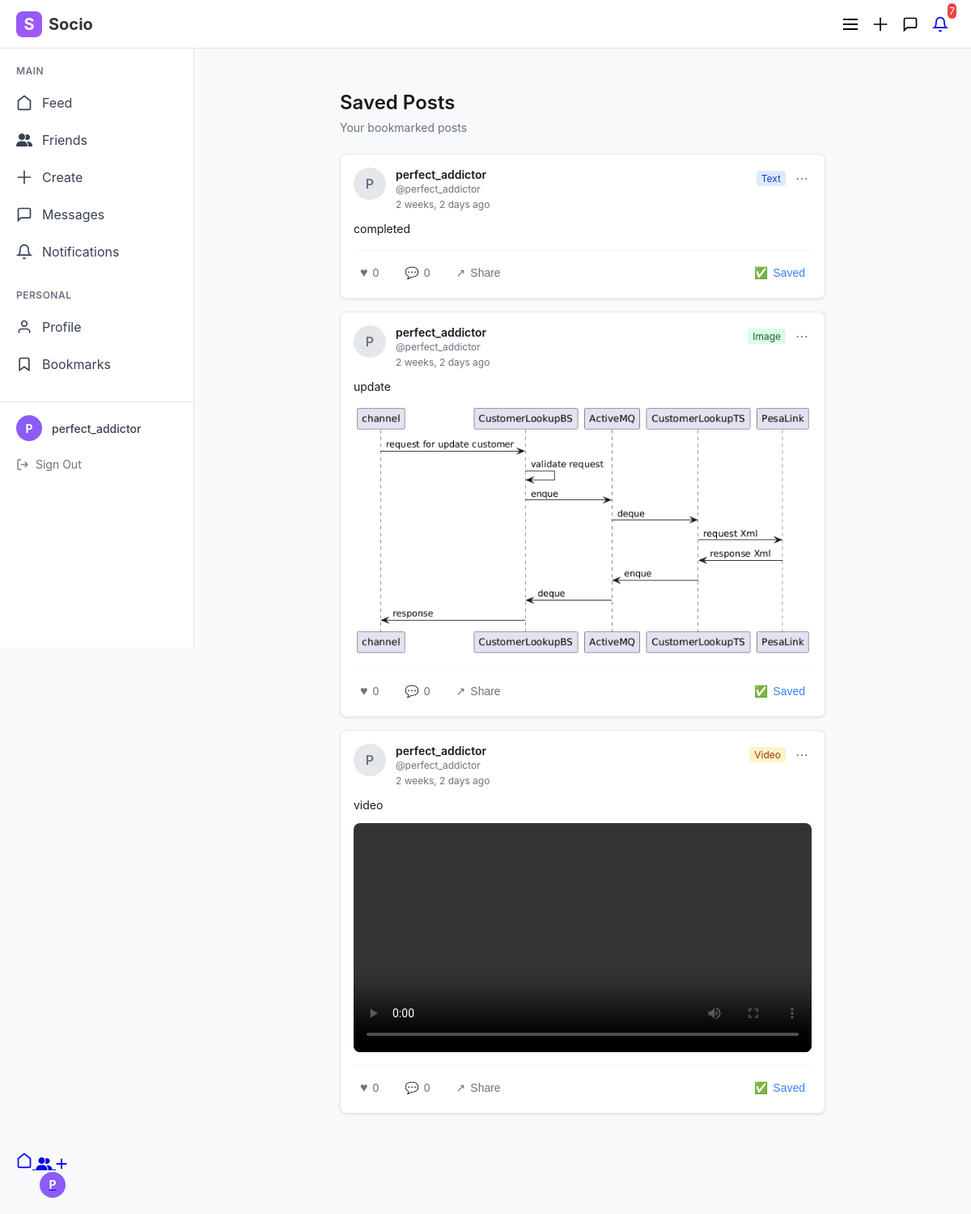
Before: /posts/saved-posts/ (signed in) with the older database file.
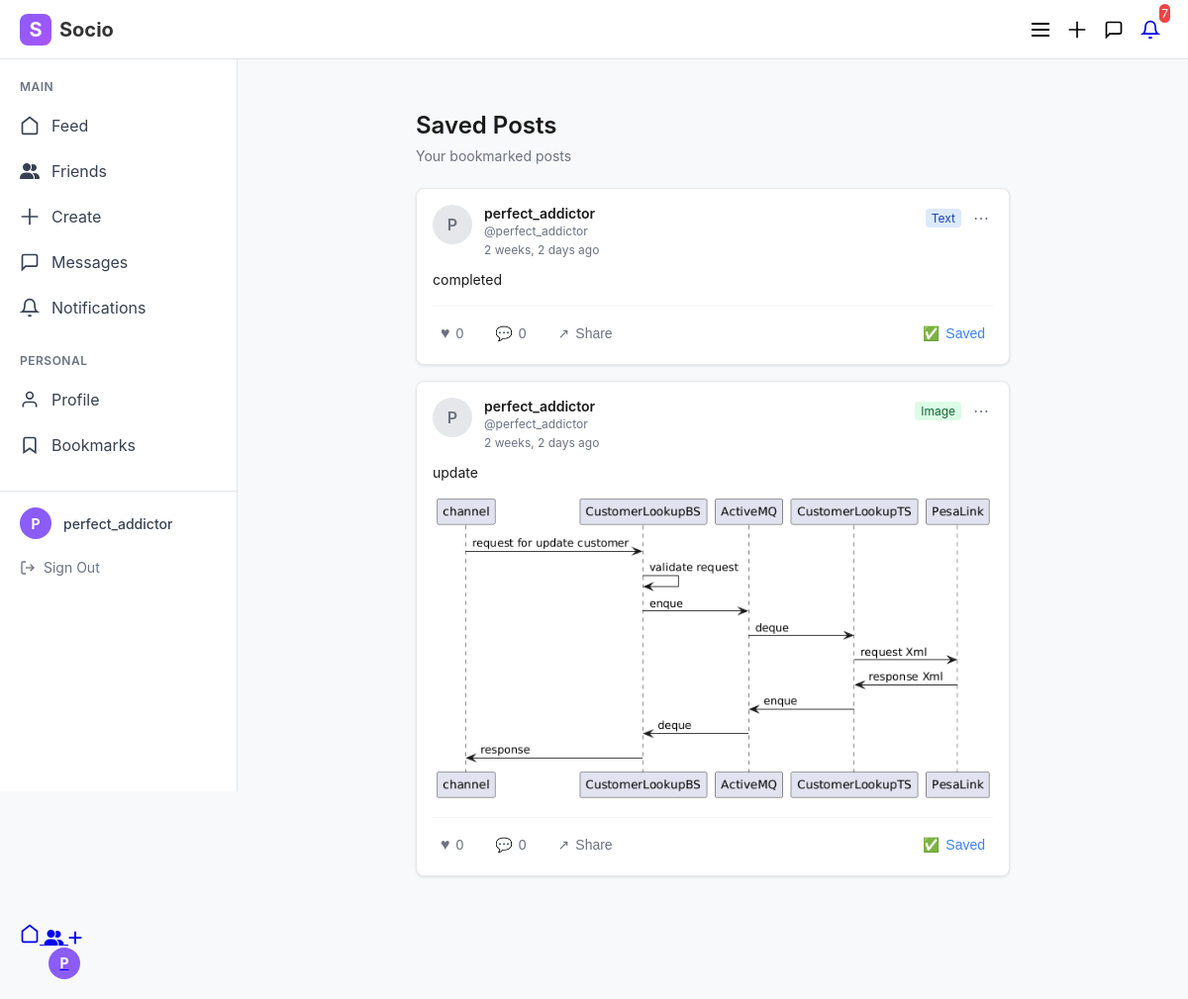
After: the same page with the newer database file.
### accounts/models.py (models this page shows, shortened)
class Post(models.Model):
    POST_TYPES = [
        ('text', 'Text'),
        ('image', 'Image'),
        ('video', 'Video'),
        ('poll', 'Poll'),
    ]
    user = models.ForeignKey(UserDetails, on_delete=models.CASCADE, related_name='posts')
    post_type = models.CharField(max_length=10, choices=POST_TYPES, default='text')
    text_content = models.TextField(blank=True, null=True)
    caption = models.TextField(max_length=500, blank=True, null=True)
    image = models.ImageField(
        upload_to='post_images/',
        null=True,
        blank=True,
        validators=[FileExtensionValidator(['jpg', 'jpeg', 'png', 'gif'])]
    )
    video = models.FileField(
        upload_to='post_videos/',
        null=True,
        blank=True,
        validators=[FileExtensionValidator(['mp4', 'avi', 'mov', 'wmv', 'flv'])]
    )
    created_at = models.DateTimeField(auto_now_add=True)
    updated_at = models.DateTimeField(auto_now=True)
    is_active = models.BooleanField(default=True)
    class Meta:
        ordering = ['-created_at']
        verbose_name = 'Post'
        verbose_name_plural = 'Posts'
    def get_like_count(self):
        return self.likes.count()
    def get_comment_count(self):
        return self.comments.count()

class UserDetails(AbstractUser):
    profile_photo = models.ImageField(
        upload_to='profile_photos/',
        null=True,
        blank=True,
        validators=[FileExtensionValidator(['jpg', 'jpeg', 'png'])]
    )
    bio = models.TextField(max_length=500, blank=True, null=True)
    website = models.URLField(max_length=200, blank=True, null=True)
    location = models.CharField(max_length=100, blank=True, null=True)
    is_online = models.BooleanField(default=False)
    last_seen = models.DateTimeField(null=True, blank=True)
    class Meta:
        verbose_name = 'User Details'
        verbose_name_plural = 'Users Details'

### posts/views.py (the view)
# urls.py: path('saved-posts/', views.saved_posts_view, name='saved_posts'),
@login_required
def saved_posts_view(request):
    bookmarked_posts = Post.objects.filter(bookmarks__user=request.user).order_by('-bookmarks__created_at')
    paginator = Paginator(bookmarked_posts, 10)
    page_number = request.GET.get('page')
    posts = paginator.get_page(page_number)
    for post in posts:
        post.user_has_liked = post.likes.filter(user=request.user).exists()
        post.user_has_bookmarked = post.bookmarks.filter(user=request.user).exists()
    return render(request, 'saved_posts.html', {'posts': posts})

### notifications/context_processors.py (called while the page is built)
def unread_notifications(request):
    if request.user.is_authenticated:
        return {
            'unread_count': Notification.objects.filter(
                user=request.user,
                is_read=False
            ).count()
        }
    return {'unread_count': 0}

### templates/saved_posts.html (shortened to what the changed rows need)
{% extends "base.html" %}
{% block content %}
    <div class="maincontent">
        <div class="container">
            <div class="feed-header">
                <h1 class="feed-title">Saved Posts</h1>
            </div>
            {% if posts %}
                {% for post in posts %}
                    <div class="post-card" data-post-id="{{ post.id }}">
                        <div class="post-header">
                            <div class="post-user-info">
                                <div class="avatar">
                                    {% if post.user.profile_photo %}
                                        <img src="{{ post.user.profile_photo.url }}" alt="{{ post.user.username }}">
                                    {% else %}
                                        {{ post.user.username|first|upper }}
                                    {% endif %}
                                </div>
                                <div class="user-details">
                                    <div class="username">
                                        {{ post.user.username }}
                                    </div>
                                    <div class="user-handle">@{{ post.user.username }}</div>
                                    <div class="timestamp">{{ post.created_at|timesince }} ago</div>
                                </div>
                            </div>
                            <div class="post-meta">
                                <span class="post-type {{ post.post_type }}">{{ post.post_type }}</span>
                                <button class="menu-button">⋯</button>
                            </div>
                        </div>
                        <div class="post-content">
                            {% if post.post_type == 'text' %}
                                {% if post.text_content %}
                                    <div class="text-content">{{ post.text_content }}</div>
                                {% endif %}
                            {% elif post.post_type == 'image' %}
                                {% if post.caption %}
                                    <div class="caption">{{ post.caption }}</div>
                                {% endif %}
                                {% if post.image %}
                                    <div class="media-content">
                                        <img src="{{ post.image.url }}" alt="Post image" class="post-image">
                                    </div>
                                {% endif %}
                            {% elif post.post_type == 'video' %}
                                {% if post.caption %}
                                    <div class="caption">{{ post.caption }}</div>
                                {% endif %}
                                {% if post.video %}
                                    <div class="media-content">
                                        <video controls class="post-video">
                                            <source src="{{ post.video.url }}" type="video/mp4">
                                        </video>
                                    </div>
                                {% endif %}
                            {% elif post.post_type == 'poll' %}
                                {% if post.text_content %}
                                    <div class="text-content">{{ post.text_content }}</div>
                                {% endif %}
                            {% endif %}
                        </div>
                        <div class="post-actions">
                            <button class="action-button like-button {% if post.user_has_liked %}liked{% endif %}"
                                    data-post-id="{{ post.id }}">
                                <span class="heart-icon {% if post.user_has_liked %}liked{% endif %}">♥</span>
                                <span class="like-count" data-post-id="{{ post.id }}">{{ post.get_like_count }}</span>
                            </button>
                            <button class="action-button comment-button" data-post-id="{{ post.id }}">
                                <span>💬</span>
                                <span class="comment-count">{{ post.get_comment_count }}</span>
                            </button>
                            <button class="action-button">
                                <span>↗</span>
                                <span>Share</span>
                            </button>
                            <button class="action-button bookmark-button {% if post.user_has_bookmarked %}bookmarked{% endif %}"
                                    data-post-id="{{ post.id }}">
                                <span class="bookmark-icon">{% if post.user_has_bookmarked %}✅{% else %}🔖{% endif %}</span>
                                <span class="bookmark-text">{% if post.user_has_bookmarked %}Saved{% else %}Bookmark{% endif %}</span>
                            </button>
                        </div>
                    </div>
                {% endfor %}
            {% else %}
                <div class="no-posts">
                    <h3>No saved posts yet</h3>
                    <p>Bookmark posts from your feed to see them here!</p>
                </div>
            {% endif %}
        </div>
{% endblock %}

Changed rows visible on the page:
removed Post: user.username|first "P", user.username "perfect_addictor", created_at "2 weeks, 2 days", post_type "Video", caption "video", get_like_count "0", get_comment_count "0", shows "Saved"
